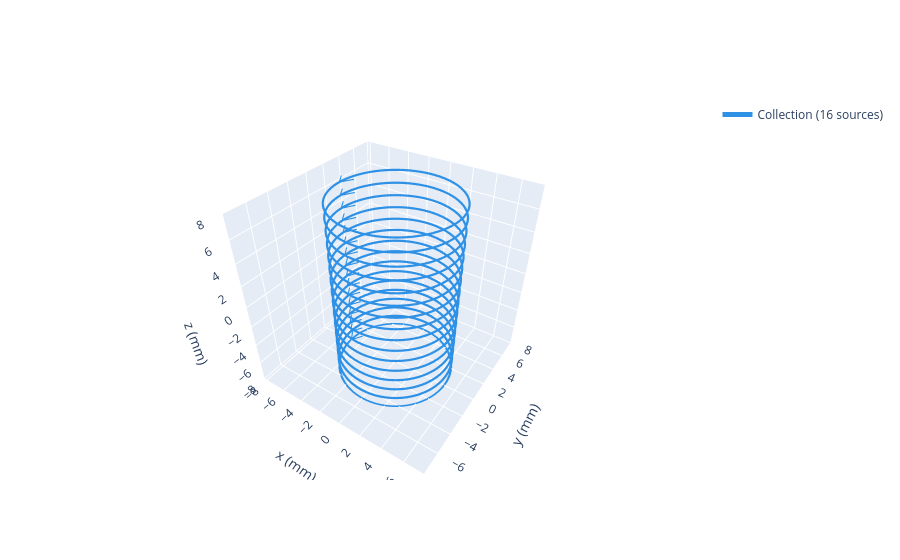

Notebook code for this chart:
### Markdown cell above
## 1. Modelo simplificado de una bobina con `Collection`

Para hacer el modelo de una bobina, vamos a aprovechar la clase **`Collection`** que posee Magpylib para juntar varias fuentes de corriente en una sola por superposición.

La idea es representar la bobina como una colección de **espiras circulares** idénticas, separadas regularmente a lo largo del eje `z`.

### Code cell
corriente = 10.0   # A
diametro = 0.010  # m
largo = 0.016     # m
n_espiras = 16

bobina_simple = magpy.Collection()

for z in np.linspace(-largo/2, largo/2, n_espiras):
    espira = magpy.current.Circle(
        current=corriente,
        diameter=diametro,
        position=(0, 0, z),
    )
    bobina_simple.add(espira)

print('Objeto creado:', bobina_simple)
print('Cantidad de espiras:', len(bobina_simple.children))
print('Primera espira:', bobina_simple.children[0])

bobina_simple.show()

### Figure 1 — Plotly figure (JSON) as saved in the notebook; plotly's stock layout.template omitted (floating-point values rounded to 4 significant figures; data arrays with more than 128 entries replaced by an {"elided": "..."} marker saying what was removed)
{"data": [{"legendgroup": "Collection(id=1763381712656)", "line": {"color": "#2e91e5", "dash": "solid", "width": 2.2}, "mode": "lines", "name": "Collection (16 sources)", "opacity": 1, "showlegend": true, "type": "scatter3d", "x": [-5.6, -5.0, -4.4, NaN, -5.6, -5.0, -4.4, NaN, -5.6, -5.0, -4.4, NaN, -5.6, -5.0, -4.4, NaN, -5.6, -5.0, -4.4, NaN, -5.6, -5.0, -4.4, NaN, -5.6, -5.0, -4.4, NaN, -5.6, -5.0, -4.4, NaN, -5.6, -5.0, -4.4, NaN, -5.6, -5.0, -4.4, NaN, -5.6, -5.0, -4.4, NaN, -5.6, -5.0, -4.4, NaN, -5.6, -5.0, -4.4, NaN, -5.6, -5.0, -4.4, NaN, -5.6, -5.0, -4.4, NaN, -5.6, -5.0, -4.4, NaN], "y": [1.0, 6.123e-16, 1.0, NaN, 1.0, 6.123e-16, 1.0, NaN, 1.0, 6.123e-16, 1.0, NaN, 1.0, 6.123e-16, 1.0, NaN, 1.0, 6.123e-16, 1.0, NaN, 1.0, 6.123e-16, 1.0, NaN, 1.0, 6.123e-16, 1.0, NaN, 1.0, 6.123e-16, 1.0, NaN, 1.0, 6.123e-16, 1.0, NaN, 1.0, 6.123e-16, 1.0, NaN, 1.0, 6.123e-16, 1.0, NaN, 1.0, 6.123e-16, 1.0, NaN, 1.0, 6.123e-16, 1.0, NaN, 1.0, 6.123e-16, 1.0, NaN, 1.0, 6.123e-16, 1.0, NaN, 1.0, 6.123e-16, 1.0, NaN], "z": [-8.0, -8.0, -8.0, NaN, -6.933, -6.933, -6.933, NaN, -5.867, -5.867, -5.867, NaN, -4.8, -4.8, -4.8, NaN, -3.733, -3.733, -3.733, NaN, -2.667, -2.667, -2.667, NaN, -1.6, -1.6, -1.6, NaN, -0.5333, -0.5333, -0.5333, NaN, 0.5333, 0.5333, 0.5333, NaN, 1.6, 1.6, 1.6, NaN, 2.667, 2.667, 2.667, NaN, 3.733, 3.733, 3.733, NaN, 4.8, 4.8, 4.8, NaN, 5.867, 5.867, 5.867, NaN, 6.933, 6.933, 6.933, NaN, 8.0, 8.0, 8.0, NaN]}, {"legendgroup": "Collection(id=1763381712656)", "line": {"color": "#2e91e5", "dash": "solid", "width": 4.4}, "mode": "lines", "name": "Collection (16 sources)", "opacity": 1, "showlegend": false, "type": "scatter3d", "x": {"elided": "1168 float values"}, "y": {"elided": "1168 float values"}, "z": {"elided": "1168 float values"}}], "layout": {"legend": {"itemsizing": "constant"}, "scene": {"aspectmode": "manual", "aspectratio": {"x": 1, "y": 1, "z": 1}, "camera": {"eye": {"x": 1, "y": -1.5, "z": 1.4}}, "xaxis": {"autorange": false, "range": [-8.3, 7.7], "title": {"text": "x (mm)"}}, "yaxis": {"autorange": false, "range": [-8.0, 8.0], "title": {"text": "y (mm)"}}, "zaxis": {"autorange": false, "range": [-8.0, 8.0], "title": {"text": "z (mm)"}}}}}
